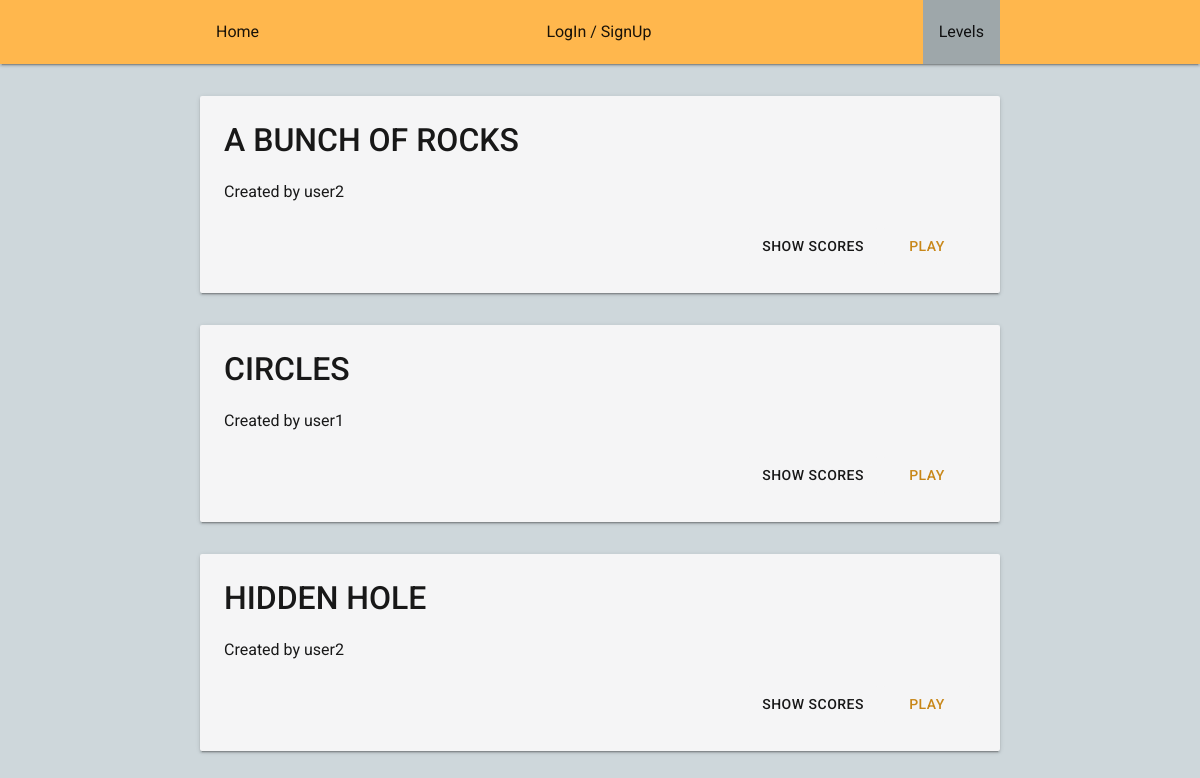
Screenshot of /levels.php with the database file from the repository.
### tables this page shows
CREATE TABLE `Level` (
	`name` VARCHAR(50) NOT NULL,
	`creatorNickname` VARCHAR(50) NOT NULL,
	`levelObject` TEXT NOT NULL,

	PRIMARY KEY (`name`, `creatorNickname`),
	FOREIGN KEY (`creatorNickname`)
		REFERENCES User(`nickname`)
);

### utilities/php/database.php (called while the page is built, shortened)
<?php
class Database {
	private $pdo;
	public function __construct($pdoObject) {
		$this->pdo = $pdoObject;
		$this->pdo->setAttribute(PDO::ATTR_DEFAULT_FETCH_MODE, PDO::FETCH_ASSOC);
		$this->pdo->setAttribute(PDO::ATTR_ERRMODE, PDO::ERRMODE_EXCEPTION);
	}
	public function getLevels() {
		$query = $this->pdo->prepare('CALL getLevels();');
		$query->execute();
		$rows = $query->fetchAll();
		return $rows;
	}
}
?>

### utilities/php/utilities.php (the view, shortened to what this page needs)
<?php
function getDBConnectionInfo($fileLocation) {
    $credentials = array();
    return $credentials;
}
function connectToDB($fileLocation) {
    $credentials = getDBConnectionInfo($fileLocation);
    $hostname = $credentials['hostname'];
    $database = $credentials['database'];
    $pdo = new PDO("mysql:dbname=$database;host=$hostname", $credentials['user'], $credentials['password']);
    return $pdo;
}
function printHeader($currentPage, $nickname) {
    $classes = array(
        'index' => '',
        'workshop' => '',
        'logout' => '',
        'login' => '',
        'levels' => '',
        'profile' => ''
    );
	$classes[$currentPage] = 'secondaryDark';
	echo '<header>';
	echo '<nav class="primary">';
   	echo '<ul class="xWrapper navBar">';
    echo 	'<li><a href="index.php" class="' . $classes['index'] . '">Home</a></li>';
    if($nickname)
    	echo '<li><a href="logout.php" class="' . $classes['logout'] . '">Logout</a></li>';
    else
    	echo '<li><a href="login.php" class="' . $classes['login'] . '">LogIn / SignUp</a></li>';
    echo 	'<li><a href="levels.php" class="' . $classes['levels'] . '">Levels</a></li>';
    echo '</ul>';
	echo '</nav>';
	echo '</header>';
}
function printLevelsList($levels) {
    echo '<ul>';
    foreach ($levels as $key => $value) {
        echo '<li class="card">';
            echo '<h1>' . htmlspecialchars($value['name']) . '</h1>';
            echo '<p>Created by ' . htmlspecialchars($value['creatorNickname']) . '</p>';
            echo '<a href="play.php?creatorNickname=' . urlencode($value['creatorNickname']) . '&levelName='
                . urlencode($value['name']) .'" class="flatButton primaryDarkText">Play</a>';
            echo '<button class="flatButton" id="' . htmlspecialchars($value['creatorNickname']) .'-'
                . htmlspecialchars($value['name']) . '">Show scores</button>';
        echo '</li>';
    }
    echo '</ul>';
}
?>

### resources/css/main.css (style rules this page uses)
* { color: rgba(0, 0, 0, .90); font-family: 'Roboto', GillSans, Calibri, Trebuchet, sans-serif; font-weight: 400; box-sizing: border-box; }
html, body { margin: 0; border: 0; background-color: #ced7db; color: rgba(0, 0, 0, 1); height: 100%; }
h1, h2, h3, h4 , h5, h6 { text-transform: uppercase; font-weight: 500; }
nav { box-shadow: 0 2px 2px 0 rgba(0, 0, 0, .14), 0 1px 5px 0 rgba(0, 0, 0, .12), 0 3px 1px -2px rgba(0, 0, 0, .2); width: 100%; }
ul { padding: 0; }
li { margin-top: 0; list-style-type: none; }
.xWrapper { width: 100%; display: flex; flex-direction: row; flex-wrap: wrap; justify-content: space-around; align-items: center; align-content: space-between; }
.navBar { justify-content: space-between; height: 64px; line-height: 64px; margin: auto; padding: 0; max-width: 800px; }
.navBar a { display: block; text-decoration: none; padding: 0 16px; transition: background-color ease-in-out 0.3s; }
.raisedButton, .flatButton { background-color: inherit; font-weight: 500; font-size: 14px; display: inline-block; border: none; border-radius: 2px; height: 36px; line-height: 36px; margin: 5px; margin-left: 0; padding: 0 1em; min-width: 88px; text-align: center; letter-spacing: .5px; text-transform: uppercase; cursor: pointer; transition: background-color 0.3s ease-in-out, box-shadow 0.3s ease-in-out; text-decoration: none; }
.flatButton { float: right; }
.primary { background-color: #ffb74d !important; }
.secondaryDark { background-color: #9ea7aa !important; }
.primaryDarkText { color: #c88719; }
.card { width: 100%; overflow: hidden; line-height: 30px; margin: 0; margin-top: 2em; padding: 24px; padding-top: 8px; box-shadow: 0 2px 2px 0 rgba(0,0,0,0.14), 0 1px 5px 0 rgba(0,0,0,0.12), 0 3px 1px -2px rgba(0,0,0,0.2); border: none; border-radius: 2px; background-color: #F5F5F6; }

### rows the page displays
level: name "A BUNCH OF ROCKS", creatorNickname "user2"
level: name "CIRCLES", creatorNickname "user1"
level: name "HIDDEN HOLE", creatorNickname "user2"
